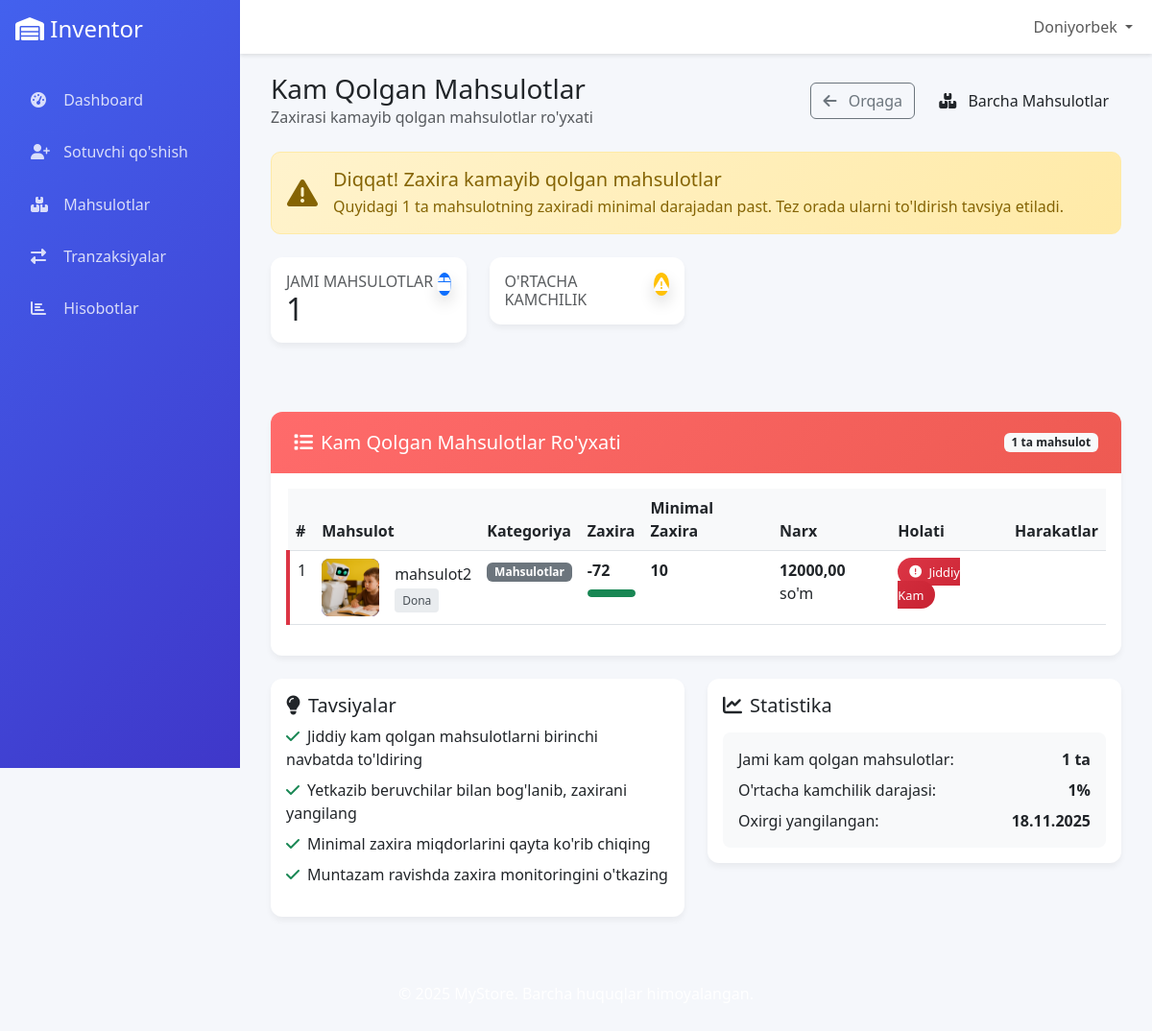
/products/statistics/low-stock/ (signed in), run on an earlier commit of the app's database.
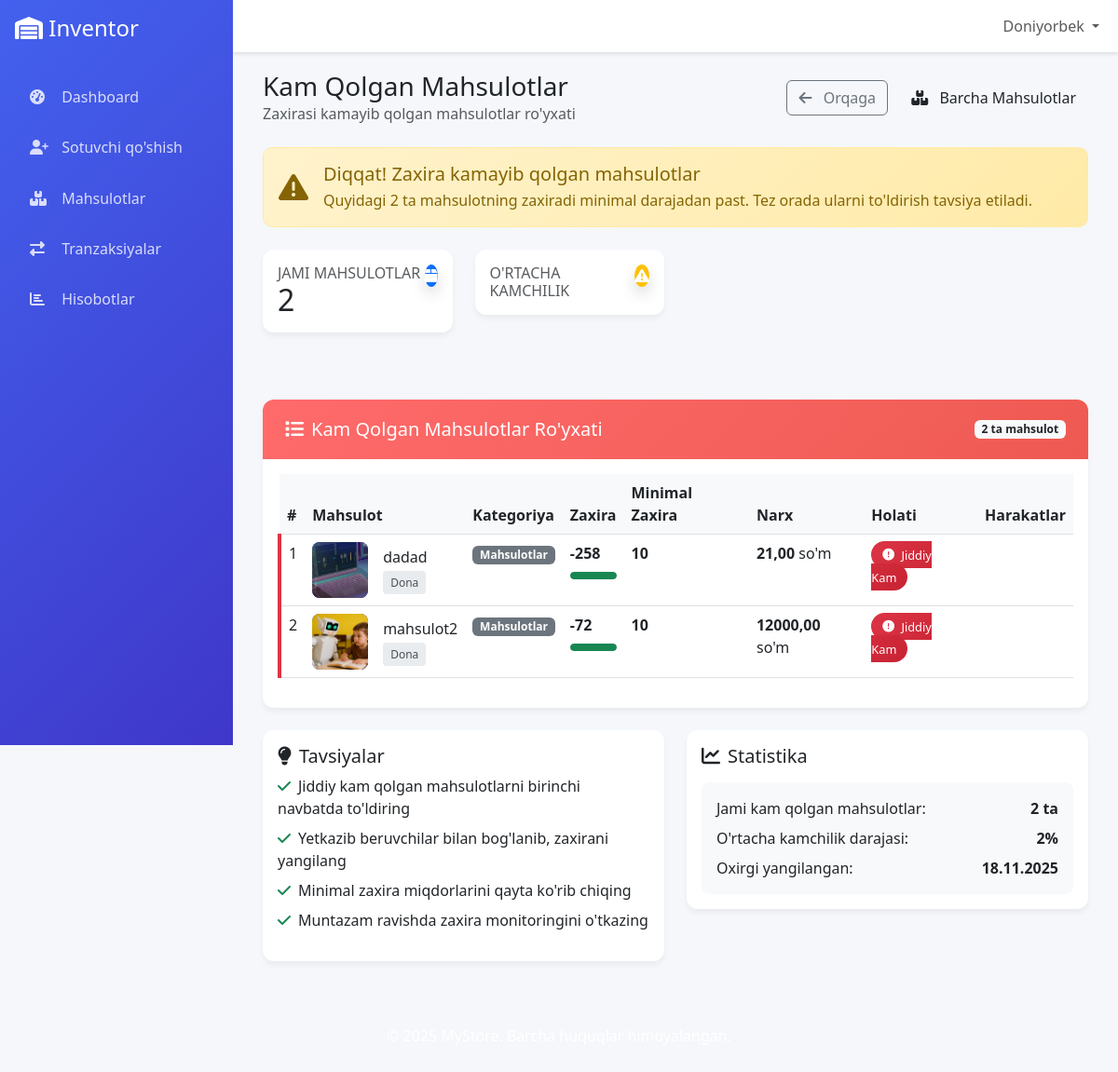
And on a later commit of the database.
### products/models.py (models this page shows, shortened)
class Product(models.Model):
    UNIT_CHOICES = (
        ('kg', 'kg'),
        ('box', 'Karopka'),
        ('l', 'Litr'),
        ('m', 'Metr'),
        ('ton', 'Tonna'),
        ('piece', 'Dona'),
        ('pack', 'Pochka'),
    )
    name = models.CharField(max_length=100)
    category = models.ForeignKey(Category, on_delete=models.CASCADE, related_name="products")
    description = models.TextField(blank=True)
    price = models.DecimalField(max_digits=10, decimal_places=2)
    image = models.ImageField(upload_to='products/', null=True, blank=True)
    min_stock = models.IntegerField(default=0)
    stock_quantity = models.IntegerField(default=0)
    unit = models.CharField(max_length=10, choices=UNIT_CHOICES, default='piece')
    created_at = models.DateTimeField(auto_now_add=True)
    updated_at = models.DateTimeField(auto_now=True)
    supplier = models.ForeignKey('inventor.Supplier', on_delete=models.SET_NULL, null=True, blank=True)
    warehouse = models.ForeignKey('inventor.Warehouse', on_delete=models.CASCADE, null=True, blank=True)
    class Meta:
        ordering = ['name']

class Category(models.Model):
    name = models.CharField(max_length=100, unique=True)
    description = models.TextField(blank=True)

### products/views.py (the view)
# urls.py: path('statistics/low-stock/', views.low_stock_products, name='low_stock_products'),
@login_required
def low_stock_products(request):
    products = Product.objects.all()
    try:
        role = request.user.userrole.role
        warehouse = request.user.userrole.warehouse
        if role == 'WAREHOUSE_MANAGER':
            products = products.filter(warehouse=warehouse, stock_quantity__lte=F('min_stock'))
        elif role == 'SELLER':
            products = products.filter(warehouse=warehouse, stock_quantity__gt=0)
    except:
        pass
    return render(request, 'products/low_stock.html', {'products': products})

### templates/products/low_stock.html (shortened to what this page needs)
{% extends 'base.html' %}
{% load static %}
{% load math_filters %}
{% block content %}
<div class="container-fluid">
    <div class="d-flex justify-content-between align-items-center mb-4">
        <div>
            <h1 class="h3 mb-0">Kam Qolgan Mahsulotlar</h1>
            <p class="text-muted mb-0">Zaxirasi kamayib qolgan mahsulotlar ro'yxati</p>
        </div>
        <div>
            <a href="{% url 'users:warehouse_manager_dashboard' %}" class="btn btn-outline-secondary me-2">
                <i class="fas fa-arrow-left me-2"></i> Orqaga
            </a>
            <a href="{% url 'products:product_list' %}" class="btn btn-primary-custom">
                <i class="fas fa-boxes me-2"></i> Barcha Mahsulotlar
            </a>
        </div>
    </div>
    {% if products %}
    <div class="alert alert-warning-custom d-flex align-items-center mb-4">
        <i class="fas fa-exclamation-triangle fa-2x me-3"></i>
        <div>
            <h5 class="alert-heading mb-1">Diqqat! Zaxira kamayib qolgan mahsulotlar</h5>
            <p class="mb-0">Quyidagi {{ products|length }} ta mahsulotning zaxiradi minimal darajadan past. Tez orada ularni to'ldirish tavsiya etiladi.</p>
        </div>
    </div>
    {% endif %}
    <div class="row mb-4">
        <div class="col-xl-3 col-md-6 mb-4">
            <div class="card card-custom">
                <div class="card-body">
                    <div class="d-flex justify-content-between">
                        <div>
                            <h6 class="card-title text-uppercase text-muted mb-0">Jami Mahsulotlar</h6>
                            <span class="h2 font-weight-bold mb-0">{{ products|length }}</span>
                        </div>
                        <div class="col-auto">
                            <div class="icon-shape bg-primary text-white rounded-circle shadow">
                                <i class="fas fa-box"></i>
                            </div>
                        </div>
                    </div>
                </div>
            </div>
        </div>
        <div class="col-xl-3 col-md-6 mb-4">
            <div class="card card-custom">
                <div class="card-body">
                    <div class="d-flex justify-content-between">
                        <div>
                            <h6 class="card-title text-uppercase text-muted mb-0">O'rtacha Kamchilik</h6>
                        </div>
                        <div class="col-auto">
                            <div class="icon-shape bg-warning text-white rounded-circle shadow">
                                <i class="fas fa-exclamation-triangle"></i>
                            </div>
                        </div>
                    </div>
                </div>
            </div>
        </div>
    </div>
    <div class="card card-custom">
        <div class="card-header card-header-custom d-flex justify-content-between align-items-center">
            <h5 class="mb-0"><i class="fas fa-list me-2"></i>Kam Qolgan Mahsulotlar Ro'yxati</h5>
            <span class="badge bg-light text-dark">{{ products|length }} ta mahsulot</span>
        </div>
        <div class="card-body">
            {% if products %}
            <div class="table-responsive">
                <table class="table table-hover">
                    <thead>
                        <tr>
                            <th>#</th>
                            <th>Mahsulot</th>
                            <th>Kategoriya</th>
                            <th>Zaxira</th>
                            <th>Minimal Zaxira</th>
                            <th>Narx</th>
                            <th>Holati</th>
                            <th>Harakatlar</th>
                        </tr>
                    </thead>
                    <tbody>
                        {% for product in products %}
                        <tr class="{% if product.stock_quantity <= product.min_stock|divisibleby:2 %}critical-row{% else %}warning-row{% endif %}">
                            <td>{{ forloop.counter }}</td>
                            <td>
                                <div class="d-flex align-items-center">
                                    <div class="product-image me-3">
                                        {% if product.image %}
                                            <img src="{{ product.image.url }}" alt="{{ product.name }}">
                                        {% else %}
                                            {{ product.name|slice:":1"|upper }}
                                        {% endif %}
                                    </div>
                                    <div>
                                        <h6 class="mb-0">{{ product.name }}</h6>
                                        <div class="mt-1">
                                            <span class="unit-badge">{{ product.get_unit_display }}</span>
                                        </div>
                                    </div>
                                </div>
                            </td>
                            <td>
                                {% if product.category %}
                                    <span class="badge bg-secondary">{{ product.category.name }}</span>
                                {% else %}
                                    <span class="text-muted">Kategoriya yo'q</span>
                                {% endif %}
                            </td>
                            <td>
                                <strong>{{ product.stock_quantity }}</strong>
                                <div class="stock-progress">
                                    {% with percentage=product.stock_quantity|divisibleby:product.min_stock|default:100 %}
                                    <div class="stock-progress-bar
                                        {% if percentage <= 25 %}bg-danger
                                        {% elif percentage <= 50 %}bg-warning
                                        {% else %}bg-success{% endif %}"
                                        style="width: {% widthratio product.stock_quantity product.min_stock 100 %}%">
                                    </div>
                                    {% endwith %}
                                </div>
                            </td>
                            <td>
                                <strong>{{ product.min_stock }}</strong>
                            </td>
                            <td>
                                <strong>{{ product.price }}</strong> so'm
                            </td>
                            <td>
                                {% if product.stock_quantity == 0 %}
                                    <span class="badge-critical">
                                        <i class="fas fa-times-circle me-1"></i> Tugagan
                                    </span>
                                {% elif product.stock_quantity <= product.min_stock|divisibleby:2 %}
                                    <span class="badge-critical">
                                        <i class="fas fa-exclamation-circle me-1"></i> Jiddiy Kam
                                    </span>
                                {% else %}
                                    <span class="badge-warning">
                                        <i class="fas fa-exclamation-triangle me-1"></i> Kam
                                    </span>
                                {% endif %}
                            </td>
                            <td>
                            </td>
                        </tr>
                        {% endfor %}
                    </tbody>
                </table>
            </div>
            {% endif %}
        </div>
    </div>
    {% if products %}
    <div class="row mt-4">
        <div class="col-md-6">
            <div class="card card-custom">
                <div class="card-body">
                    <h5 class="card-title"><i class="fas fa-lightbulb me-2"></i>Tavsiyalar</h5>
                    <ul class="list-unstyled">
                        <li class="mb-2"><i class="fas fa-check text-success me-2"></i>Jiddiy kam qolgan mahsulotlarni birinchi navbatda to'ldiring</li>
                        <li class="mb-2"><i class="fas fa-check text-success me-2"></i>Yetkazib beruvchilar bilan bog'lanib, zaxirani yangilang</li>
                        <li class="mb-2"><i class="fas fa-check text-success me-2"></i>Minimal zaxira miqdorlarini qayta ko'rib chiqing</li>
                        <li class="mb-2"><i class="fas fa-check text-success me-2"></i>Muntazam ravishda zaxira monitoringini o'tkazing</li>
                    </ul>
                </div>
            </div>
        </div>
        <div class="col-md-6">
            <div class="card card-custom">
                <div class="card-body">
                    <h5 class="card-title"><i class="fas fa-chart-line me-2"></i>Statistika</h5>
                    <div class="stock-info">
                        <div class="d-flex justify-content-between mb-2">
                            <span>Jami kam qolgan mahsulotlar:</span>
                            <strong>{{ products|length }} ta</strong>
                        </div>
                        <div class="d-flex justify-content-between mb-2">
                            <span>O'rtacha kamchilik darajasi:</span>
                            <strong>
                                {% with total=products|length %}
                                    {{ total }}%
                                {% endwith %}
                            </strong>
                        </div>
                        <div class="d-flex justify-content-between">
                            <span>Oxirgi yangilangan:</span>
                            <strong>
                                {% if products %}
                                    {{ products.0.updated_at|date:"d.m.Y" }}
                                {% else %}
                                    N/A
                                {% endif %}
                            </strong>
                        </div>
                    </div>
                </div>
            </div>
        </div>
    </div>
    {% endif %}
</div>
{% endblock %}

### templates/base.html (shortened to what this page needs)
<!DOCTYPE html>
<html lang="uz">
<head>
    {% include 'includes/head.html' %}
</head>
<body>
    {% include 'includes/header.html' %}
    <div class="main-content">
        {% block content %}
        {% endblock %}
    </div>
    {% include 'includes/footer.html' %}
</body>
</html>

### templates/includes/head.html (shortened to what this page needs)
{% load static %}
    <link href="https://cdn.jsdelivr.net/npm/bootstrap@5.3.0/dist/css/bootstrap.min.css" rel="stylesheet">
    <link rel="stylesheet" href="https://cdnjs.cloudflare.com/ajax/libs/font-awesome/6.4.0/css/all.min.css">

### templates/includes/header.html (shortened to what this page needs)
<div class="sidebar">
    <div class="p-3">
        <h4 class="text-white mb-0">
            <i class="fas fa-warehouse"></i>
            <span class="sidebar-brand-text">Inventor</span>
        </h4>
    </div>
    <nav class="nav flex-column p-3">
        {% if user.is_authenticated %}
            {% if user.userrole.role == 'ADMIN' %}
                <a class="nav-link {% if request.resolver_match.url_name == 'admin_dashboard' %}active{% endif %}" href="{% url 'users:admin_dashboard' %}">
                    <i class="fas fa-tachometer-alt"></i>
                    <span>Boshqaruv paneli</span>
                </a>
                <a class="nav-link" href="{% url 'users:create_warehouse_manager' %}">
                    <i class="fas fa-user-plus"></i>
                    <span>Ombor qo'shish</span>
                </a>
                <a class="nav-link" href="{% url 'users:payment_management' %}">
                    <i class="fas fa-money-bill-wave"></i>
                    <span>To'lovlar</span>
                </a>
            {% elif user.userrole.role == 'WAREHOUSE_MANAGER' %}
                <a class="nav-link {% if request.resolver_match.url_name == 'warehouse_manager_dashboard' %}active{% endif %}" href="{% url 'users:warehouse_manager_dashboard' %}">
                    <i class="fas fa-tachometer-alt"></i>
                    <span>Dashboard</span>
                </a>
                <a class="nav-link" href="{% url 'users:create_seller' %}">
                    <i class="fas fa-user-plus"></i>
                    <span>Sotuvchi qo'shish</span>
                </a>
            {% elif user.userrole.role == 'SELLER' %}
                <a class="nav-link {% if request.resolver_match.url_name == 'seller_dashboard' %}active{% endif %}" href="{% url 'users:seller_dashboard' %}">
                    <i class="fas fa-tachometer-alt"></i>
                    <span>Dashboard</span>
                </a>
            {% endif %}
            <a class="nav-link" href="{% url 'products:product_list' %}">
                <i class="fas fa-boxes"></i>
                <span>Mahsulotlar</span>
            </a>
            <a class="nav-link" href="{% url 'inventor:transaction_history' %}">
                <i class="fas fa-exchange-alt"></i>
                <span>Tranzaksiyalar</span>
            </a>
            {% if user.userrole.role == 'WAREHOUSE_MANAGER' %}
            <a class="nav-link" href="{% url 'inventor:report_list' %}">
                <i class="fas fa-chart-bar"></i>
                <span>Hisobotlar</span>
            </a>
            {% endif %}
        {% endif %}
    </nav>
</div>
<nav class="navbar navbar-expand-lg navbar-custom">
    <div class="container-fluid">
        <div class="collapse navbar-collapse" id="navbarContent">
            <ul class="navbar-nav ms-auto mb-2 mb-lg-0">
                {% if user.is_authenticated %}
                    <li class="nav-item dropdown">
                        <a class="nav-link dropdown-toggle" href="#" id="navbarDropdown" role="button" data-bs-toggle="dropdown">
                            {{ user.username }}
                        </a>
                    </li>
                {% else %}
                    <li class="nav-item">
                        <a class="nav-link" href="{% url 'users:login' %}">Kirish</a>
                    </li>
                {% endif %}
            </ul>
        </div>
    </div>
</nav>

### templates/includes/footer.html
<footer class="bg-gray-900 text-white text-center py-4 mt-12">
    <p>&copy; 2025 MyStore. Barcha huquqlar himoyalangan.</p>
</footer>

### templates/includes/foot.html (shortened to what this page needs)
{% load static %}

What changed in the data, as far as the page shows it:
now on this page (row edited): Product: image (picture), name "dadad", unit "Dona", category.name "Mahsulotlar", stock_quantity "-258", min_stock "10", price "21,00", shows "Jiddiy Kam", updated_at "18.11.2025"
Also different on the page:
{{ products|length }}: "1" → "2"
{{ total }}: "1" → "2"
